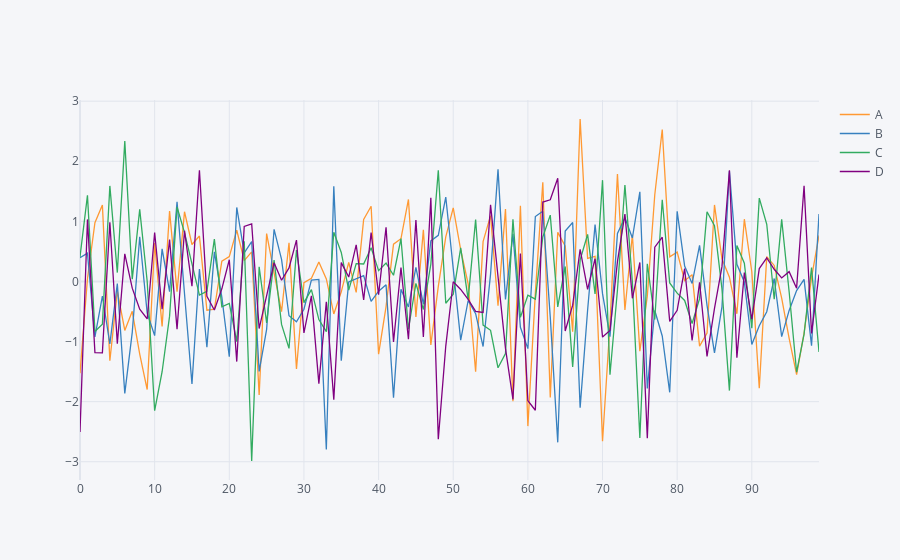

The notebook cell this image was saved under:
### Markdown cell above
# USING CUFFLINKS AND IPLOT()

### Code cell
df.iplot()
